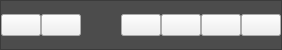
        <widget class="QFrame" name="frame_4">
         <property name="maximumSize">
          <size>
           <width>16777215</width>
           <height>50</height>
          </size>
         </property>
         <property name="styleSheet">
          <string notr="true">QFrame
{
	
	background-color: rgb(76, 76, 76);
}</string>
         </property>
         <property name="frameShape">
          <enum>QFrame::StyledPanel</enum>
         </property>
         <property name="frameShadow">
          <enum>QFrame::Raised</enum>
         </property>
         <layout class="QHBoxLayout" name="horizontalLayout_2">
          <property name="spacing">
           <number>0</number>
          </property>
          <property name="leftMargin">
           <number>0</number>
          </property>
          <property name="topMargin">
           <number>0</number>
          </property>
          <property name="rightMargin">
           <number>0</number>
          </property>
          <property name="bottomMargin">
           <number>0</number>
          </property>
          <item>
           <widget class="QPushButton" name="sidemax">
            <property name="text">
             <string/>
            </property>
            <property name="icon">
             <iconset resource="img.qrc">
              <normaloff>:/img/img/Iconoir-Team-Iconoir-Sidebar-expand.512.png</normaloff>:/img/img/Iconoir-Team-Iconoir-Sidebar-expand.512.png</iconset>
            </property>
           </widget>
          </item>
          <item>
           <widget class="QPushButton" name="sidemin">
            <property name="text">
             <string/>
            </property>
            <property name="icon">
             <iconset resource="img.qrc">
              <normaloff>:/img/img/Iconoir-Team-Iconoir-Sidebar-collapse.512.png</normaloff>:/img/img/Iconoir-Team-Iconoir-Sidebar-collapse.512.png</iconset>
            </property>
           </widget>
          </item>
          <item>
           <spacer name="horizontalSpacer">
            <property name="orientation">
             <enum>Qt::Horizontal</enum>
            </property>
            <property name="sizeHint" stdset="0">
             <size>
              <width>40</width>
              <height>20</height>
             </size>
            </property>
           </spacer>
          </item>
          <item>
           <widget class="QPushButton" name="minimize">
            <property name="text">
             <string/>
            </property>
            <property name="icon">
             <iconset resource="img.qrc">
              <normaloff>:/img/img/Fa-Team-Fontawesome-FontAwesome-Window-Minimize.512.png</normaloff>:/img/img/Fa-Team-Fontawesome-FontAwesome-Window-Minimize.512.png</iconset>
            </property>
           </widget>
          </item>
          <item>
           <widget class="QPushButton" name="normal">
            <property name="text">
             <string/>
            </property>
            <property name="icon">
             <iconset resource="img.qrc">
              <normaloff>:/img/img/Fa-Team-Fontawesome-FontAwesome-Minimize.512.png</normaloff>:/img/img/Fa-Team-Fontawesome-FontAwesome-Minimize.512.png</iconset>
            </property>
           </widget>
          </item>
          <item>
           <widget class="QPushButton" name="maximize">
            <property name="text">
             <string/>
            </property>
            <property name="icon">
             <iconset resource="img.qrc">
              <normaloff>:/img/img/9057027_maximize_alt_icon.png</normaloff>:/img/img/9057027_maximize_alt_icon.png</iconset>
            </property>
           </widget>
          </item>
          <item>
           <widget class="QPushButton" name="close">
            <property name="styleSheet">
             <string notr="true">QPushButton:hover
{
	
	background-color:  rgb(197, 0, 0) ;
	
}</string>
            </property>
            <property name="text">
             <string/>
            </property>
            <property name="icon">
             <iconset resource="img.qrc">
              <normaloff>:/img/img/Iconsmind-Outline-Close.512.png</normaloff>:/img/img/Iconsmind-Outline-Close.512.png</iconset>
            </property>
           </widget>
          </item>
         </layout>
        </widget>
